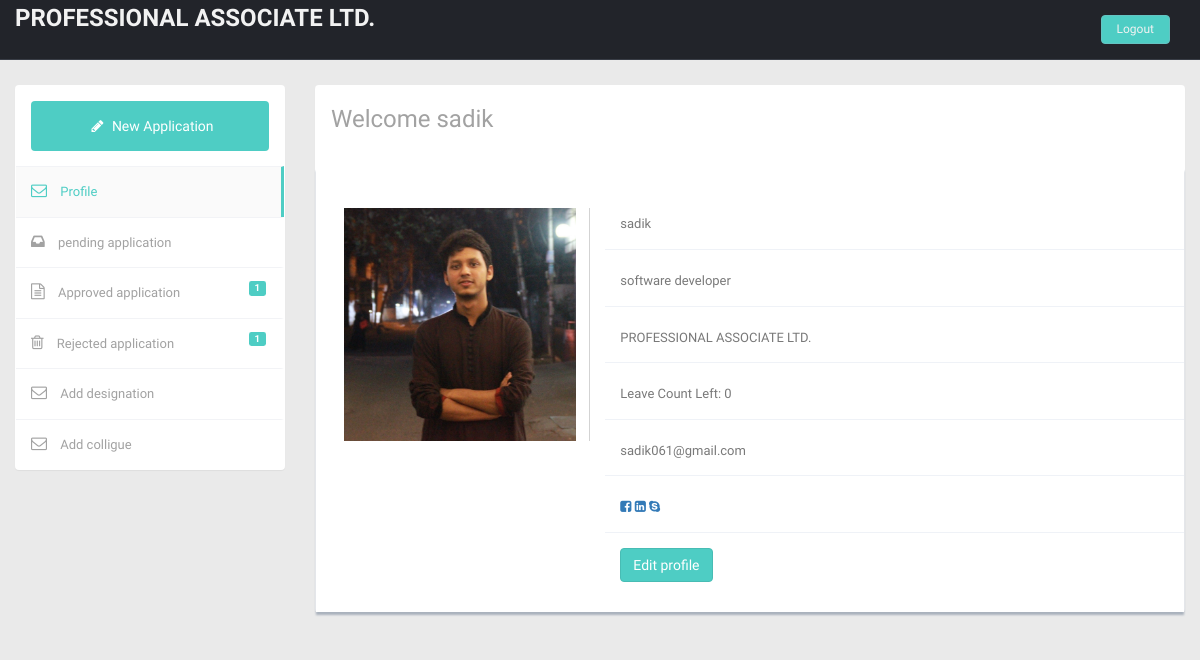
The app's page /profile.php (signed in) with its own data.
### tables this page shows
CREATE TABLE `users` (
  `user_id` int(11) NOT NULL,
  `user_name` varchar(30) NOT NULL,
  `email` varchar(30) NOT NULL,
  `password` varchar(30) NOT NULL,
  `designation_id` int(11) NOT NULL,
  `role` varchar(30) NOT NULL,
  `image` varchar(400) DEFAULT NULL,
  `facebook` varchar(100) DEFAULT NULL,
  `linkedin` varchar(100) DEFAULT NULL,
  `skype` varchar(100) DEFAULT NULL
);

CREATE TABLE `designation` (
  `designation_id` int(11) NOT NULL,
  `designation_name` varchar(30) DEFAULT NULL,
  `available_leave` int(11) NOT NULL
);

### profile.php (the view, shortened to what this page needs)
<?php include 'template/header.php'; ?>
    <section id="main-content">
        <section class="wrapper">
            <div class="row mt">
                <?php include 'template/sidebar.php'; ?>
                <?php include 'core/database.php';
                $sql = "SELECT * FROM users inner join designation on users.designation_id=designation.designation_id where user_id=" . $_SESSION["userid"];
                $result = $conn->query($sql);
                if ($result->num_rows > 0) {
                    $row = $result->fetch_assoc();
                }
                ?>
                <div class="col-sm-9" style="margin-left: 25%;">
                    <section class="panel">
                        <header class="panel-heading wht-bg">
                            <h4 class="gen-case">
                                Welcome <?php echo $row["user_name"] ?>
                            </h4>
                        </header>
                        <div class="panel-body ">
                            <form class="form-horizontal style-form" action="core/profileupdate.php"
                                  method="post" enctype="multipart/form-data">
                                <div class="row content-panel">
                                    <div class="col-md-4 profile-text mt mb centered">
                                        <div class="right-divider hidden-sm hidden-xs">
                                            <img src="uploads/<?php echo $row["image"] ?>" width="90%">
                                        </div>
                                    </div>
                                    <div class="col-md-8 profile-text mt mb centered">
                                        <div class="form-group">
                                            <label class="col-sm-6 col-sm-6 control-label"><?php echo $row["user_name"] ?></label>
                                        </div>
                                        <div class="form-group">
                                            <label class="col-sm-6 col-sm-6 control-label"><?php echo $row["designation_name"] ?></label>
                                        </div>
                                        <div class="form-group">
                                            <label class="col-sm-6 col-sm-6 control-label">PROFESSIONAL ASSOCIATE LTD.</label>
                                        </div>
                                        <div class="form-group">
                                            <label class="col-sm-6 col-sm-6 control-label">Leave Count Left: <?php
                                                $leave_count = 0;
                                                $sql = "SELECT * FROM designation WHERE designation_id=".$row["designation_id"];
                                                $result = $conn->query($sql);
                                                $leave_left =0;
                                                if ($result->num_rows > 0) {
                                                    while ($rowss = $result->fetch_assoc()) {
                                                        $leave_left = $rowss["available_leave"] - $leave_count;
                                                    }
                                                }
                                                echo $leave_left;
                                                ?>
                                            </label>
                                        </div>
                                        <div class="form-group">
                                            <label class="col-sm-6 col-sm-6 control-label"><?php echo $row["email"] ?></label>
                                        </div>
                                        <div class="form-group">
                                            <label class="col-sm-6 col-sm-6 control-label">
                                            <a title="Facebook" href="<?php echo $row["facebook"] ?>" target="_blank"><i class="fa fa-facebook-square"></i></a>
                                            <a title="linked in" href="<?php echo $row["linkedin"] ?>" target="_blank"><i class="fa fa-linkedin-square"></i></a>
                                            <a title="skype" href="<?php echo $row["skype"] ?>" target="_blank"><i class="fa fa-skype"></i></a>
                                            </label>
                                        </div>
                                        <a href="updateprofile.php" style="float: left;" class="btn btn-theme">Edit profile</a>
                            </form>
                        </div>
                </div>
            </div>
        </section>
    </section>
    </section>
<?php include 'template/footer.php'; ?>

### template/header.php (shortened to what this page needs)
<!DOCTYPE html>
<html lang="en">
<head>
    <link href="lib/bootstrap/css/bootstrap.min.css" rel="stylesheet">
    <link href="lib/font-awesome/css/font-awesome.css" rel="stylesheet"/>
    <link href="css/style.css" rel="stylesheet">
    <link href="css/style-responsive.css" rel="stylesheet">
    <link rel="stylesheet" type="text/css" href="lib/bootstrap-fileupload/bootstrap-fileupload.css" />
    <link rel="stylesheet" type="text/css" href="lib/bootstrap-datepicker/css/datepicker.css" />
    <link rel="stylesheet" type="text/css" href="lib/bootstrap-daterangepicker/daterangepicker.css" />
    <link rel="stylesheet" type="text/css" href="lib/bootstrap-timepicker/compiled/timepicker.css" />
    <link rel="stylesheet" type="text/css" href="lib/bootstrap-datetimepicker/datertimepicker.css" />
</head>
<body>
<section id="container">
    <header class="header black-bg">
       <a href="index.php" class="logo" style="margin-top: 1px;"><img class="logo" src="http://www.bdpalcon.com/wp-content/uploads/2018/10/PAL-1.png" alt="" width="72" height=auto><b>Professional Associate LTD.</b><span></span>
        </a>
        <div class="top-menu">
            <ul class="nav pull-right top-menu">
                <li><a class="logout" href="logout.php">Logout</a></li>
            </ul>
        </div>
    </header>

### template/sidebar.php (shortened to what this page needs)
<div class="col-sm-3" style="position: fixed;">
    <section class="panel">
        <div class="panel-body">
            <a href="compose.php" class="btn btn-compose">
                <i class="fa fa-pencil"></i> New Application
            </a>
            <ul class="nav nav-pills nav-stacked mail-nav" id="nav">
                <li><a href="profile.php"> <i class="fa fa-envelope-o"></i> Profile</a></li>
                <?php if ($_SESSION["role"] == "admin") { ?>
                    <li><a href="pending.php"> <i class="fa fa-inbox"></i> pending
                    application <?php include 'core/database.php';
                    $sql = "SELECT count(seen) as sum FROM (application natural join belongs_to) natural join users where status='pending'";
                    $result = $conn->query($sql);
                    if ($result->num_rows > 0){
                        while ($row = $result->fetch_assoc()){?>
                            <span class="label label-theme pull-right inbox-notification"><?php if($row["sum"]>0){echo $row["sum"];} ?></span></a></li>
                        <?php }
                    } ?>
                    <li><a href="approved.php"> <i class="fa fa-file-text-o"></i> Approved
                    application <?php include 'core/database.php';
                    $sql = "SELECT count(seen) as sum FROM (application natural join belongs_to) natural join users where status='approved'";
                    $result = $conn->query($sql);
                    if ($result->num_rows > 0) {
                        while ($row = $result->fetch_assoc()) { ?>
                            <span class="label label-theme pull-right inbox-notification"><?php if($row["sum"]>0){echo $row["sum"];} ?></span></a></li>
                        <?php }
                    } ?>
                    <li><a href="rejected.php"> <i class="fa fa-trash-o"></i> Rejected application<?php include 'core/database.php';
                    $sql = "SELECT count(seen) as sum FROM (application natural join belongs_to) natural join users where status='rejected'";
                    $result = $conn->query($sql);
                    if ($result->num_rows > 0) {
                        while ($row = $result->fetch_assoc()) { ?>
                            <span class="label label-theme pull-right inbox-notification"><?php if($row["sum"]>0){echo $row["sum"];} ?></span></a></li>
                        <?php }
                    } ?>
                    <li><a href="designation.php"> <i class="fa fa-envelope-o"></i> Add designation</a></li>
                    <li><a href="user.php"> <i class="fa fa-envelope-o"></i> Add colligue</a></li>
                <?php } ?>
            </ul>
        </div>
    </section>
</div>

### template/footer.php (shortened to what this page needs)
</body>
</html>

### css/style.css (style rules this page uses)
body { color: #797979; background: #eaeaea; font-family: 'Ruda', sans-serif; padding: 0px !important; margin: 0px !important; font-size:13px; }
ul li { list-style: none; }
a, a:hover, a:focus { text-decoration: none; outline: none; }
#container { width: 100%; height: 100%; }
.btn-theme { color: #fff; background-color: #4ECDC4; border-color: #48bcb4; }
.centered { text-align: center; }
.mt { margin-top: 25px; }
.mb { margin-bottom: 25px; }
.label-theme { background-color: #4ECDC4; }
ul.top-menu > li > .logout { color: #f2f2f2; font-size: 12px; border-radius: 4px; -webkit-border-radius: 4px; border: 1px solid #64c3c2 !important; padding: 5px 15px; margin-right: 15px; background: #4ECDC4; margin-top: 15px; }
.header, .footer { min-height: 60px; padding: 0 15px; }
.header { position: fixed; left: 0; right: 0; z-index: 1002; }
.black-bg { background: #22242a; border-bottom: 1px solid #393d46; }
.wrapper { display: inline-block; margin-top: 60px; padding-left: 15px; padding-right: 15px; padding-bottom: 15px; padding-top: 0px; width: 100%; }
a.logo { font-size: 24px; color: #f2f2f2; float: left; margin-top: 15px; text-transform: uppercase; }
a.logo b { font-weight: 900; }
#top_menu .nav > li, ul.top-menu > li { float: left; }
ul.top-menu > li > a { color: #666666; font-size: 16px; border-radius: 4px; -webkit-border-radius: 4px; border:1px solid #666666 !important; padding: 2px 6px; margin-right: 15px; }
.content-panel { background: #ffffff; box-shadow: 0px 3px 2px #aab2bd; padding-top: 15px; padding-bottom: 5px; }
label { font-weight: 400; }
.form-horizontal.style-form .form-group { border-bottom: 1px solid #eff2f7; padding-bottom: 15px; margin-bottom: 15px; }
@media (min-width: 768px) { .form-horizontal .control-label { text-align: left; } }
.right-divider { border-right: 1px solid #d3d3d3; height: 100%; }
.mail-nav { margin:15px -15px 0 -15px; }
.mail-nav li a { border-radius:0; -webkit-border-radius:0; border-top:1px solid #f2f3f6; padding:15px; border-right:3px solid rgba(0,0,0,0); color: #a2a2a2; }
.mail-nav>li.active>a,.mail-nav>li.active>a:hover,.mail-nav>li.active>a:focus { background:#fafafa; color:#4ECDC4; border-right:3px solid #4ECDC4; }
.mail-nav>li+li { margin-left:0; margin-top:0px; }
.mail-nav i { font-size:16px; margin-right:10px; }
.inbox-notification { margin-top:-2px; }
.btn-compose { background:#4ECDC4; padding:12px 0; text-align:center; width:100%; color:#fff; }
.btn-compose i { padding: 5px; }
.wht-bg { background:#fff; }
.wht-bg h4 { font-size:24px; color:#a2a2a2; font-weight:300; }
.panel-body { padding: 15px 15px 0px 15px; }

### records on screen
users: user_name "sadik", image (picture), designation.designation_name "software developer", email "sadik061@gmail.com"
designation: available_leave "0"

### other values on screen
$row["sum"] "1"
